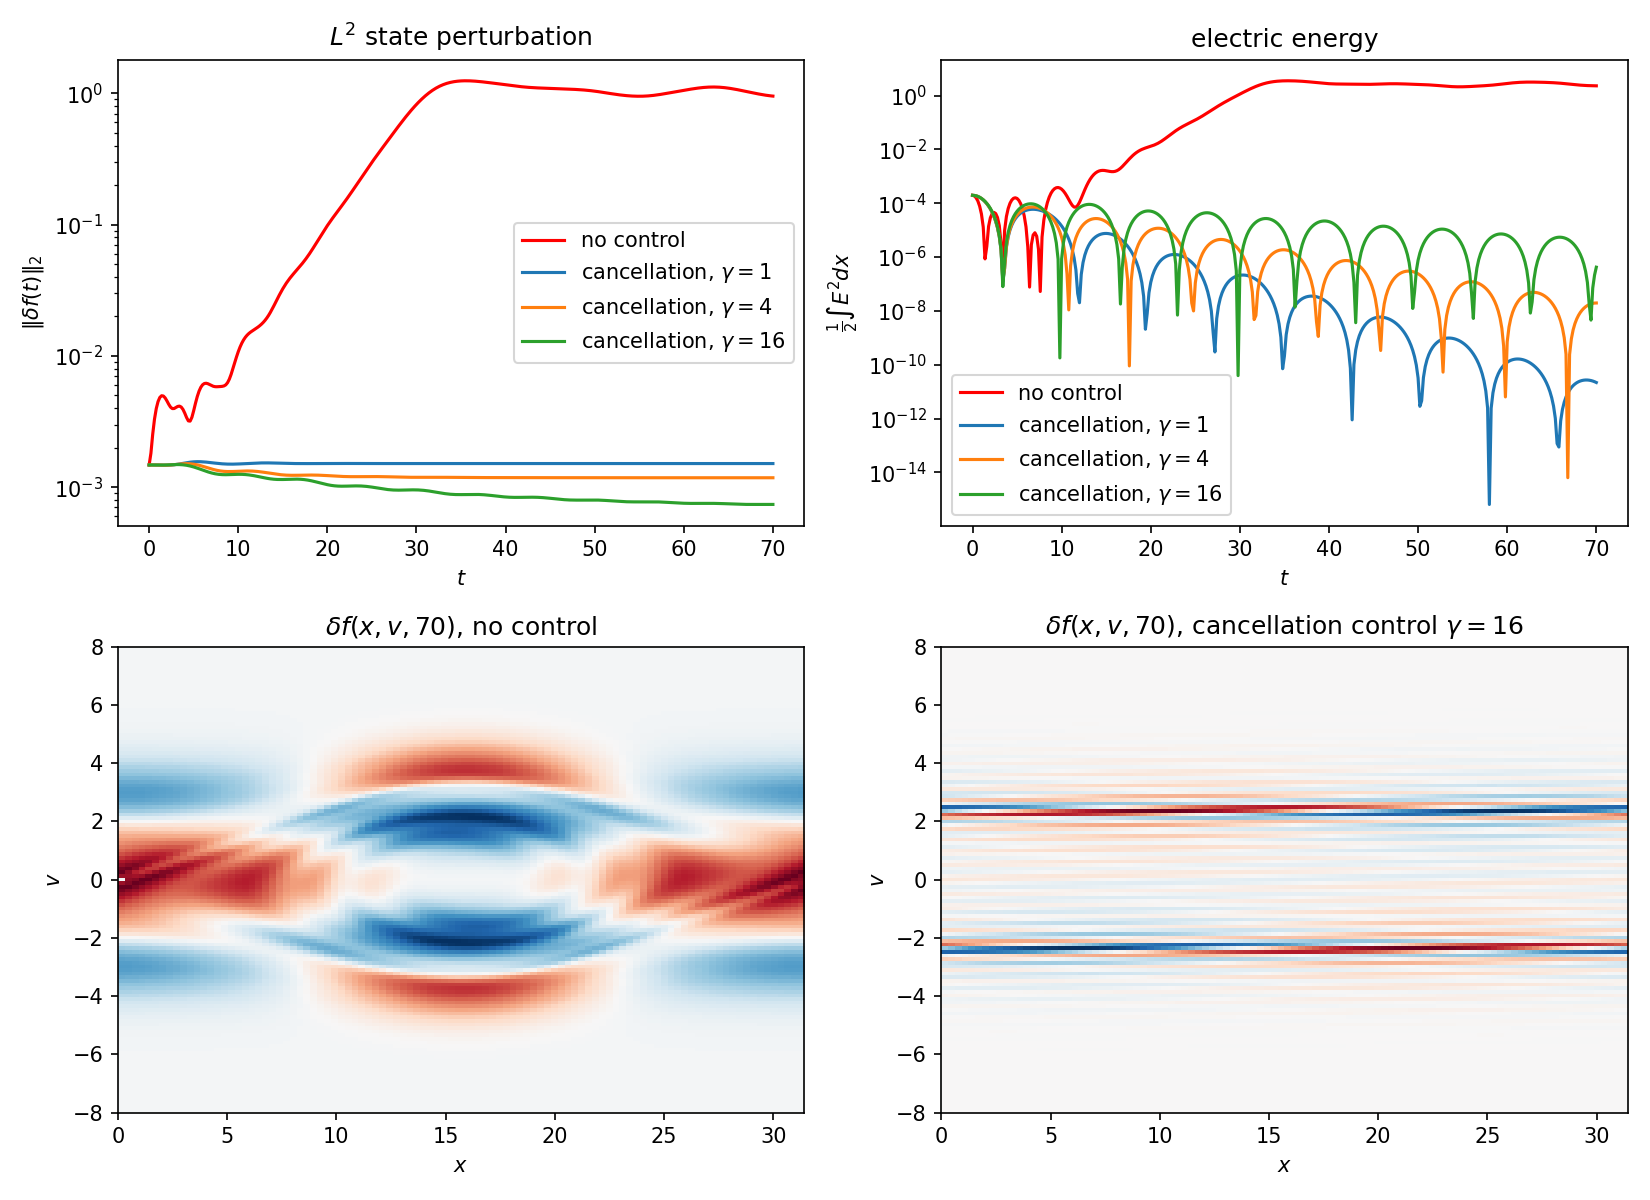

Python code for this plot:
import numpy as np
import gymnasium as gym
import matplotlib.pyplot as plt

import pde_control_gym  # noqa: F401  (registers the environments)
from pde_control_gym.src import VlasovPoissonReward
from utils import (
    twoStreamEquilibrium,
    multiplicativePerturbation,
    CancellationController,
)

# THIS EXAMPLE REPRODUCES THE TWO-STREAM EXPERIMENT OF arXiv:2509.23063 USING THE
# TRAINING-FREE CANCELLATION-BASED CONTROLLER OF SECTION 4, AND COMPARES IT AGAINST THE
# UNCONTROLLED SYSTEM.

# Domain and discretization. The paper uses Nx = 100, Nv = 200 on
# [0, 10 pi] x [-8, 8] with dt = 0.2; a coarser velocity grid is used here so the example
# runs in well under a minute.
X = 10 * np.pi
nx = 100
V = 8.0
nv = 129
T = 70.0
dt = 0.2

fbar_func = twoStreamEquilibrium(vbar=2.4)
f0_func = multiplicativePerturbation(fbar_func, epsilon=1e-3, mode=1, X=X)

x_grid = np.linspace(0, X, nx, endpoint=False)
v_grid = np.linspace(-V, V, nv)
fbar = fbar_func(x_grid, v_grid)

VP1DParameters = {
    "T": T,
    "dt": dt,
    "X": X,
    "dx": X / nx,
    "V": V,
    "dv": 2 * V / (nv - 1),
    "reward_class": VlasovPoissonReward(
        fbar=fbar, dx=X / nx, dv=2 * V / (nv - 1), gamma=0.0, nt=int(round(T / dt)) + 1
    ),
    "normalize": False,
    "reset_init_condition_func": f0_func,
    "equilibrium_func": fbar_func,
    "sensing_type": "full",
    "action_type": "field",
    "poisson_solver": "periodic",
    "max_control_value": 1.0,
    "control_sample_rate": dt,
}

env = gym.make("PDEControlGym-VlasovPoisson1D", **VP1DParameters)
vp = env.unwrapped


def rollout(controller):
    """Runs one episode, returning the diagnostics traces and the final distribution."""
    obs, info = env.reset()
    perturbation = [info["l2_perturbation"]]
    electric_energy = [info["electric_energy"]]
    momentum = [info["momentum"]]
    times = [0.0]
    terminate = truncate = False
    while not terminate and not truncate:
        action = (
            np.zeros(vp.action_dim) if controller is None else controller.action(obs)
        )
        obs, reward, terminate, truncate, info = env.step(action)
        perturbation.append(info["l2_perturbation"])
        electric_energy.append(info["electric_energy"])
        momentum.append(info["momentum"])
        times.append(vp.time_index * dt)
    return (
        np.array(times),
        np.array(perturbation),
        np.array(electric_energy),
        np.array(momentum),
        vp.f_current.copy(),
    )


print("Running the uncontrolled two-stream instability...")
t_ol, pert_ol, energy_ol, _, f_ol = rollout(None)

closed = {}
for gamma in [1.0, 4.0, 16.0]:
    print(f"Running the cancellation-based controller with gamma = {gamma:g}...")
    closed[gamma] = rollout(CancellationController(vp, gamma=gamma))

print(f"open loop            ||df(T)||_2 = {pert_ol[-1]:.3e}  (t=0: {pert_ol[0]:.3e})")
for gamma, r in closed.items():
    print(
        f"cancellation gamma={gamma:<5g}||df(T)||_2 = {r[1][-1]:.3e}  (t=0: {r[1][0]:.3e})"
    )

t_cl, pert_cl, energy_cl, _, f_cl = closed[16.0]

fig, axes = plt.subplots(2, 2, figsize=(11, 8))

axes[0, 0].semilogy(t_ol, pert_ol, "r", label="no control")
for gamma, r in closed.items():
    axes[0, 0].semilogy(r[0], r[1], label=rf"cancellation, $\gamma={gamma:g}$")
axes[0, 0].set_xlabel("$t$")
axes[0, 0].set_ylabel(r"$\|\delta f(t)\|_{2}$")
axes[0, 0].set_title(r"$L^2$ state perturbation")
axes[0, 0].legend()

axes[0, 1].semilogy(t_ol, energy_ol, "r", label="no control")
for gamma, r in closed.items():
    axes[0, 1].semilogy(r[0], r[2], label=rf"cancellation, $\gamma={gamma:g}$")
axes[0, 1].set_xlabel("$t$")
axes[0, 1].set_ylabel(r"$\frac{1}{2}\int E^2 dx$")
axes[0, 1].set_title("electric energy")
axes[0, 1].legend()

extent = [0, X, -V, V]
axes[1, 0].imshow(
    (f_ol - fbar).T, origin="lower", aspect="auto", extent=extent, cmap="RdBu_r"
)
axes[1, 0].set_title(rf"$\delta f(x, v, {T:.0f})$, no control")
axes[1, 0].set_xlabel("$x$")
axes[1, 0].set_ylabel("$v$")

axes[1, 1].imshow(
    (f_cl - fbar).T, origin="lower", aspect="auto", extent=extent, cmap="RdBu_r"
)
axes[1, 1].set_title(rf"$\delta f(x, v, {T:.0f})$, cancellation control $\gamma=16$")
axes[1, 1].set_xlabel("$x$")
axes[1, 1].set_ylabel("$v$")

plt.tight_layout()
plt.savefig("vlasovPoisson1Dcancellation.png", dpi=150)
print("wrote vlasovPoisson1Dcancellation.png")
